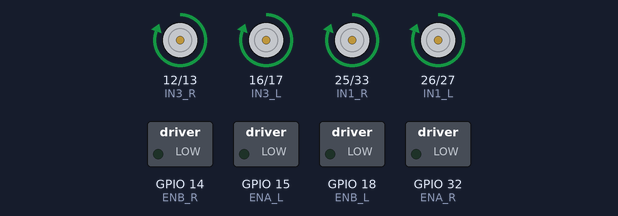
A sketch run on a simulated ESP32. Parts: motor-driver pin pairs drawn as motors (green arrow = first pin HIGH = forward, orange = second pin HIGH = backward, longer = more drive), switched loads named in the sketch (green lamp = pin HIGH). Nothing arrives over Bluetooth unless stated; what the sketch prints to the serial monitor is not drawn.

Above: at 0.1 s.
Timing chart, 0 to 1.6 s (numbered marks = the images above):
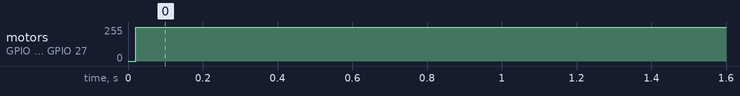

Measured:
- by itself, motor on GPIO 12 (IN3_R) / GPIO 13 (IN4_R), motor on GPIO 16 (IN3_L) / GPIO 17 (IN4_L), motor on GPIO 25 (IN1_R) / GPIO 33 (IN2_R), motor on GPIO 26 (IN1_L) / GPIO 27 (IN2_L): stopped → forward 255/255 at 0.02 s

The sketch:

movingwheelupdatedfor4wheels.ino
```cpp
#include <PS4Controller.h>

// Define motor control pins
// Right side motors (front and rear)
#define IN1_R 25    // Front right motor direction pin 1
#define IN2_R 33    // Front right motor direction pin 2
#define ENA_R 32    // Front right motor PWM speed control pin
#define IN3_R 12    // Rear right motor direction pin 1
#define IN4_R 13    // Rear right motor direction pin 2
#define ENB_R 14    // Rear right motor PWM speed control pin

// Left side motors (front and rear)
#define IN1_L 26    // Front left motor direction pin 1
#define IN2_L 27    // Front left motor direction pin 2
#define ENA_L 15    // Front left motor PWM speed control pin
#define IN3_L 16    // Rear left motor direction pin 1
#define IN4_L 17    // Rear left motor direction pin 2
#define ENB_L 18    // Rear left motor PWM speed control pin

// Dead zone for joystick to prevent drift
#define DEAD_ZONE 10
// Maximum PWM value
#define MAX_PWM 255

unsigned long lastTimeStamp = 0;

void notify() {
  if (millis() - lastTimeStamp > 10) { // Update every 10ms for smoother control
    // Read joystick values (-128 to 127)
    int x = PS4.LStickX();
    int y = PS4.LStickY();

    // Apply dead zone
    if (abs(x) < DEAD_ZONE) x = 0;
    if (abs(y) < DEAD_ZONE) y = 0;

    // Calculate base speed (forward/backward) and turn (left/right)
    // y: Forward (positive) / Backward (negative)
    // x: Turn right (positive) / Turn left (negative)
    int baseSpeed = -y; // Invert y for intuitive control (up = forward)
    int turn = x;

    // Calculate left and right motor speeds for differential drive
    int leftSpeed = baseSpeed + turn;
    int rightSpeed = baseSpeed - turn;

    // Constrain speeds to -255 to 255
    leftSpeed = constrain(leftSpeed, -MAX_PWM, MAX_PWM);
    rightSpeed = constrain(rightSpeed, -MAX_PWM, MAX_PWM);

    // Control left motors (front and rear, same direction)
    if (leftSpeed >= 0) {
      digitalWrite(IN1_L, HIGH);
      digitalWrite(IN2_L, LOW);
      digitalWrite(IN3_L, HIGH);
      digitalWrite(IN4_L, LOW);
    } else {
      digitalWrite(IN1_L, LOW);
      digitalWrite(IN2_L, HIGH);
      digitalWrite(IN3_L, LOW);
      digitalWrite(IN4_L, HIGH);
      leftSpeed = -leftSpeed; // Make speed positive for PWM
    }
    analogWrite(ENA_L, leftSpeed);
    analogWrite(ENB_L, leftSpeed);

    // Control right motors (front and rear, same direction)
    if (rightSpeed >= 0) {
      digitalWrite(IN1_R, HIGH);
      digitalWrite(IN2_R, LOW);
      digitalWrite(IN3_R, HIGH);
      digitalWrite(IN4_R, LOW);
    } else {
      digitalWrite(IN1_R, LOW);
      digitalWrite(IN2_R, HIGH);
      digitalWrite(IN3_R, LOW);
      digitalWrite(IN4_R, HIGH);
      rightSpeed = -rightSpeed; // Make speed positive for PWM
    }
    analogWrite(ENA_R, rightSpeed);
    analogWrite(ENB_R, rightSpeed);

    lastTimeStamp = millis();
  }
}

void onConnect() {
  Serial.println("Connected!");
}

void onDisconnect() {
  // Stop all motors when disconnected
  digitalWrite(IN1_R, LOW);
  digitalWrite(IN2_R, LOW);
  digitalWrite(IN3_R, LOW);
  digitalWrite(IN4_R, LOW);
  digitalWrite(IN1_L, LOW);
  digitalWrite(IN2_L, LOW);
  digitalWrite(IN3_L, LOW);
  digitalWrite(IN4_L, LOW);
  analogWrite(ENA_R, 0);
  analogWrite(ENB_R, 0);
  analogWrite(ENA_L, 0);
  analogWrite(ENB_L, 0);
  Serial.println("Disconnected!");
}

void setup() {
  // Set all motor control pins as outputs
  pinMode(IN1_R, OUTPUT);
  pinMode(IN2_R, OUTPUT);
  pinMode(ENA_R, OUTPUT);
  pinMode(IN3_R, OUTPUT);
  pinMode(IN4_R, OUTPUT);
  pinMode(ENB_R, OUTPUT);
  pinMode(IN1_L, OUTPUT);
  pinMode(IN2_L, OUTPUT);
  pinMode(ENA_L, OUTPUT);
  pinMode(IN3_L, OUTPUT);
  pinMode(IN4_L, OUTPUT);
  pinMode(ENB_L, OUTPUT);

  // Initialize all motors in stopped state
  digitalWrite(IN1_R, LOW);
  digitalWrite(IN2_R, LOW);
  digitalWrite(IN3_R, LOW);
  digitalWrite(IN4_R, LOW);
  digitalWrite(IN1_L, LOW);
  digitalWrite(IN2_L, LOW);
  digitalWrite(IN3_L, LOW);
  digitalWrite(IN4_L, LOW);
  analogWrite(ENA_R, 0);
  analogWrite(ENB_R, 0);
  analogWrite(ENA_L, 0);
  analogWrite(ENB_L, 0);

  Serial.begin(115200);
  PS4.attach(notify);
  PS4.attachOnConnect(onConnect);
  PS4.attachOnDisconnect(onDisconnect);

  if (!PS4.begin()) {
    Serial.println("Failed to initialize Bluetooth!");
    while (1); // Halt if initialization fails
  }

  Serial.println("Bluetooth initialized. Waiting for PS4 controller...");
}

void loop() {
  // Main loop is empty; control is handled by notifications
}
```
